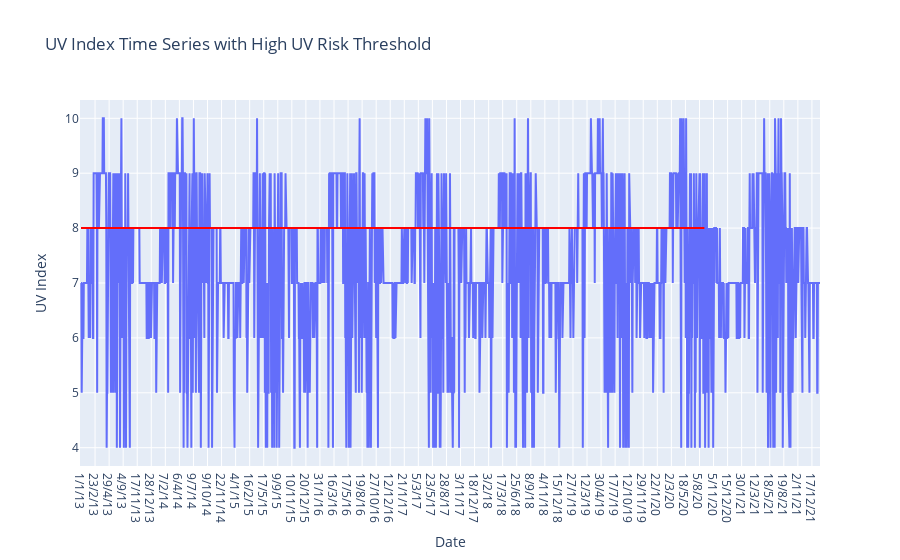

This figure's notebook cell:
### Markdown cell above
<h2>Time Series Analysis:</h2>
Line Plots:

---

How UV-Index changes over the time/year?

---

### Code cell
fig = go.Figure()
fig.add_trace(go.Scatter(x=df['datetime'], y=df['uvindex'], mode='lines', name='UV Index'))
fig.add_shape(go.layout.Shape(type='line',
    x0=df['datetime'].min(),x1=df['datetime'].max(),
    y0=8,y1=8,line=dict(color='red',width=2),
    name='High UV Risk Threshold'))
fig.update_layout(title='UV Index Time Series with High UV Risk Threshold',xaxis_title='Date', yaxis_title='UV Index')
fig.write_html("Comilla_UV_Index_Time_Series_with_High_UV_Risk.html")
fig.show()

### Figure 1 — Plotly figure (JSON) as saved in the notebook; plotly's stock layout.template omitted (floating-point values rounded to 4 significant figures; data arrays with more than 128 entries replaced by an {"elided": "..."} marker saying what was removed)
{"data": [{"mode": "lines", "name": "UV Index", "type": "scatter", "x": {"elided": "2104 str values"}, "y": {"elided": "2104 int values"}}], "layout": {"autosize": true, "shapes": [{"line": {"color": "red", "width": 2}, "name": "High UV Risk Threshold", "type": "line", "x0": "1/1/13", "x1": "9/9/20", "y0": 8, "y1": 8}], "title": {"text": "UV Index Time Series with High UV Risk Threshold"}, "xaxis": {"autorange": true, "range": [-2.846, 2103], "title": {"text": "Date"}, "type": "category"}, "yaxis": {"autorange": true, "range": [3.667, 10.33], "title": {"text": "UV Index"}, "type": "linear"}}}
